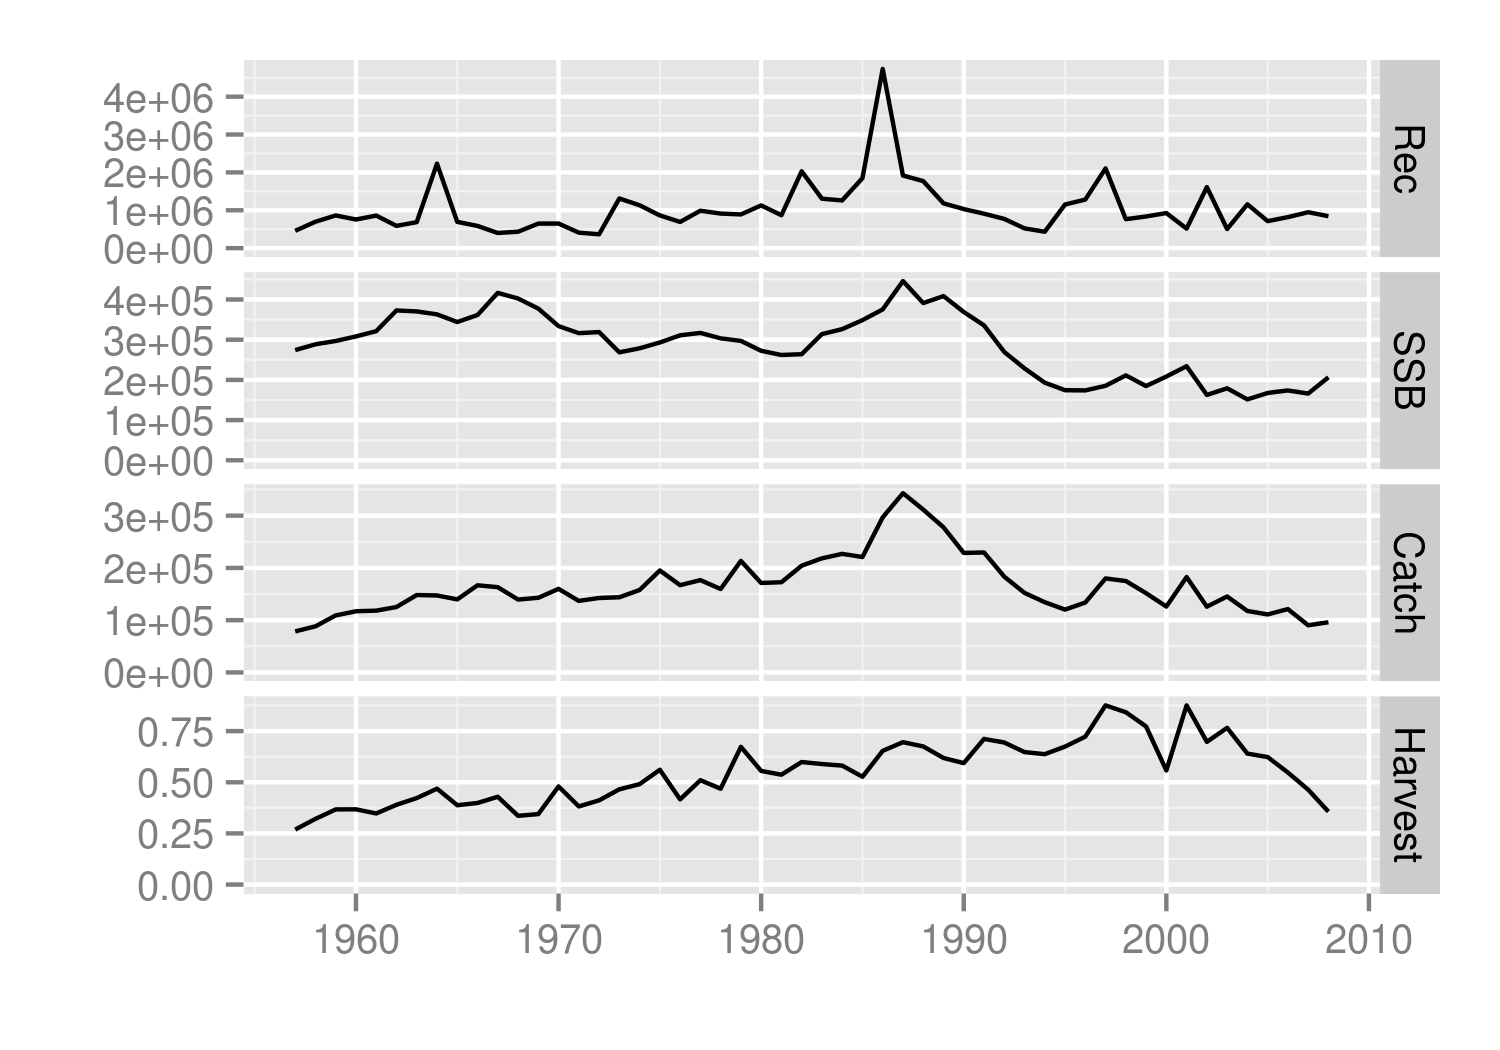

Generate this figure with R:
# plot.R - DESC
# plot.R

# Copyright 2003-2014 FLR Team. Distributed under the GPL 2 or later
# Maintainer: Iago Mosqueira, JRC
# Soundtrack:
# Notes:

library(FLCore)
library(ggplotFL)
data(ple4)
opts_chunk$set(dev="png", dev.args=list(bg ="transparent"), dpi=300)

plot(ple4) + theme(plot.background=element_rect(fill = "transparent",colour = NA))
